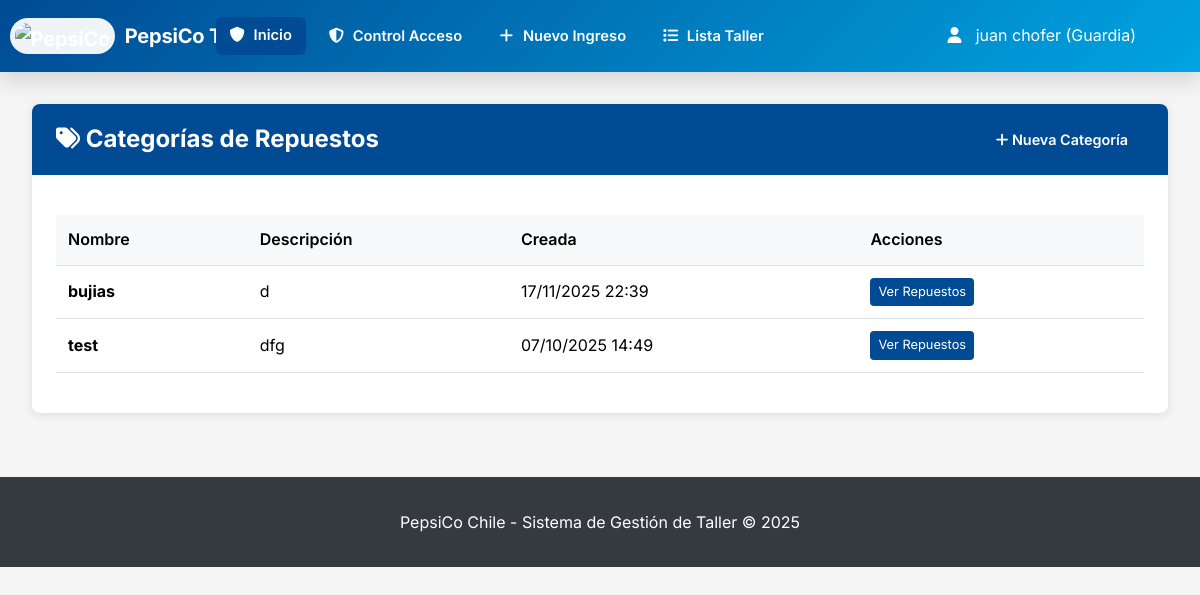
The page /inventario/categorias/ (signed in) on the database its author committed.
### usuarios/models.py (models this page shows, shortened)
class Usuario(AbstractUser):
    ROLES = (
        ('admin', 'Administrador'),
        ('jefe_taller', 'Jefe de Taller'),
        ('mecanico', 'Mecánico'),
        ('chofer', 'Chofer'),
        ('vendedor', 'Vendedor/Preventista'),
        ('guardia', 'Guardia'),
        ('bodeguero', 'Bodeguero'),
        ('ehs', 'EHS'),
        ('recepcionista', 'Recepcionista de Vehículos'),
    )
    rol = models.CharField(max_length=30, choices=ROLES, default='mecanico')
    telefono = models.CharField(max_length=15, blank=True)
    fecha_creacion = models.DateTimeField(auto_now_add=True)
    foto_perfil = models.ImageField(upload_to='perfiles/', blank=True, null=True)

### inventario/models.py (models this page shows, shortened)
class CategoriaRepuesto(models.Model):
    nombre = models.CharField(max_length=100, unique=True)
    descripcion = models.TextField(blank=True)
    fecha_creacion = models.DateTimeField(auto_now_add=True)
    class Meta:
        verbose_name = 'Categoría de Repuesto'
        verbose_name_plural = 'Categorías de Repuestos'

### inventario/views.py (the view)
# urls.py: path('categorias/', views.lista_categorias, name='lista_categorias'),
@login_required
def lista_categorias(request):
    categorias = CategoriaRepuesto.objects.all().order_by('nombre')
    return render(request, 'inventario/lista_categorias.html', {'categorias': categorias})

### templates/inventario/lista_categorias.html (shortened to what this page needs)
{% extends 'base.html' %}
{% block content %}
<div class="card">
    <div class="card-header">
        <h2 style="margin:0;"><i class="fa-solid fa-tags" aria-hidden="true"></i> Categorías de Repuestos</h2>
        <a href="{% url 'crear_categoria' %}" class="btn btn-primary"><i class="fa-solid fa-plus" aria-hidden="true"></i> Nueva Categoría</a>
    </div>
    <div class="card-body">
        {% if categorias %}
        <table class="table">
            <thead>
                <tr>
                    <th>Nombre</th>
                    <th>Descripción</th>
                    <th>Creada</th>
                    <th>Acciones</th>
                </tr>
            </thead>
            <tbody>
                {% for c in categorias %}
                <tr>
                    <td><strong>{{ c.nombre }}</strong></td>
                    <td>{{ c.descripcion|truncatewords:12 }}</td>
                    <td>{{ c.fecha_creacion|date:"d/m/Y H:i" }}</td>
                    <td>
                        <a href="{% url 'lista_repuestos' %}?categoria={{ c.id }}" class="btn btn-sm btn-primary">Ver Repuestos</a>
                    </td>
                </tr>
                {% endfor %}
            </tbody>
        </table>
        {% else %}
        <div style="text-align:center; padding: 2rem; color: #666;">
            <i class="fa-solid fa-tags" style="font-size: 3rem; margin-bottom: 1rem;"></i>
            <h4>No hay categorías registradas</h4>
            <a href="{% url 'crear_categoria' %}" class="btn btn-primary">Crear primera categoría</a>
        </div>
        {% endif %}
    </div>
</div>
{% endblock %}

### templates/base.html (shortened to what this page needs)
<!DOCTYPE html>
<html lang="es">
<head>
    <link rel="stylesheet" href="https://cdnjs.cloudflare.com/ajax/libs/font-awesome/6.4.0/css/all.min.css"
 />
</head>
<body>
    <nav class="navbar">
        <div class="navbar-container">
            <div class="logo">
                <h1><img src="https://i.postimg.cc/jSTv1DJn/instruments-logo-43257843.png" alt="PepsiCo"
                        class="logo-img"> PepsiCo Taller</h1>
            </div>
            {% if user.is_authenticated %}
            <ul class="nav-links" id="navLinks">
                {% if user.rol == 'admin' %}
                <li><a id="inicioBtn" class="btn btn-primary" data-loader="1" href="{% url 'dashboard_admin' %}"
                        title="Dashboard - Administrador"><i class="fa-solid fa-shield-halved"></i>Inicio</a></li>
                {% elif user.rol == 'jefe_taller' %}
                <li><a id="inicioBtn" class="btn btn-primary" data-loader="1" href="{% url 'dashboard_jefe_taller' %}"
                        title="Dashboard - Jefe de Taller"><i class="fa-solid fa-helmet-safety"></i>Inicio</a></li>
                {% elif user.rol == 'mecanico' %}
                <li><a id="inicioBtn" class="btn btn-primary" data-loader="1" href="{% url 'dashboard_mecanico' %}"
                        title="Dashboard - Mecánico"><i class="fa-solid fa-wrench"></i>Inicio</a></li>
                {% elif user.rol == 'chofer' %}
                <li><a id="inicioBtn" class="btn btn-primary" data-loader="1" href="{% url 'dashboard_chofer' %}"
                        title="Dashboard - Chofer"><i class="fa-solid fa-road"></i>Inicio</a></li>
                {% elif user.rol == 'guardia' %}
                <li><a id="inicioBtn" class="btn btn-primary" data-loader="1" href="{% url 'dashboard_guardia' %}"
                        title="Dashboard - Guardia"><i class="fa-solid fa-shield"></i>Inicio</a></li>
                {% elif user.rol == 'ehs' %}
                <li><a id="inicioBtn" class="btn btn-primary" data-loader="1" href="{% url 'dashboard_ehs' %}"
                        title="Dashboard - EHS"><i class="fa-solid fa-user-shield"></i>Inicio</a></li>
                {% else %}
                <li><a id="inicioBtn" href="{% url 'clinica_dashboard' %}" title="Dashboard Principal"><i
                            class="fa-solid fa-road"></i>Inicio</a></li>
                {% endif %}
                {% if user.is_superuser or user.rol == 'admin' %}
                <li class="dropdown shift-right">
                    <a href="#" class="dropdown-toggle btn-mas" title="Más operaciones"><i
                            class="fa-solid fa-ellipsis"></i>Más</a>
                    <div class="dropdown-content">
                        <div class="dropdown-mega">
                            <div class="dropdown-section">
                                <strong><i class="fa-solid fa-car-side"></i>Vehículos</strong>
                                <a href="{% url 'ingreso_vehiculo' %}"><i class="fa-solid fa-plus"></i>Nuevo Ingreso</a>
                                <a href="{% url 'lista_taller' %}"><i class="fa-solid fa-list"></i>Lista Taller</a>
                                <a href="{% url 'gestionar_vehiculos' %}"><i class="fa-solid fa-cog"></i>Gestionar
                                    Vehículos</a>
                            </div>
                            <div class="dropdown-section">
                                <strong><i class="fa-solid fa-chart-bar"></i>Reportes</strong>
                                <a href="{% url 'reporte_productividad' %}"><i
                                        class="fa-solid fa-user-tie"></i>Productividad</a>
                                <a href="{% url 'reporte_tiempos_pausas' %}"><i
                                        class="fa-solid fa-clock"></i>Tiempos</a>
                                <a href="{% url 'reporte_tiempos_taller' %}"><i class="fa-solid fa-road"></i>Tiempos
                                    Taller</a>
                            </div>
                            <div class="dropdown-section">
                                <strong><i class="fa-solid fa-shield-halved"></i>Seguridad</strong>
                                <a href="{% url 'lista_siniestros' %}"><i
                                        class="fa-solid fa-triangle-exclamation"></i>Siniestros</a>
                            </div>
                        </div>
                    </div>
                </li>
                {% else %}
                {% if user.rol == 'guardia' %}
                <li><a href="{% url 'panel_guardia' %}"><i class="fa-solid fa-shield-alt"></i>Control Acceso</a></li>
                {% endif %}
                {% if user.rol == 'guardia' or user.rol == 'recepcionista' or user.rol == 'chofer' %}
                <li><a href="{% url 'ingreso_vehiculo' %}"><i class="fa-solid fa-plus"></i>Nuevo Ingreso</a></li>
                {% endif %}
                {% if user.rol != 'chofer' %}
                <li><a href="{% url 'lista_taller' %}"><i class="fa-solid fa-list"></i>Lista Taller</a></li>
                {% endif %}
                {% endif %}
            </ul>
            <div class="user-info">
                <div class="dropdown align-right">
                    <a href="#" class="dropdown-toggle" style="color: white; text-decoration: none;">
                        <i class="fa-solid fa-user"></i>
                        {% if request.viewing_as_role %}
                        {{ request.original_user.get_full_name|default:request.original_user.username }} ({{
                        request.original_user.get_rol_display }})
                        {% else %}
                        {{ user.get_full_name|default:user.username }} ({{ user.get_rol_display }})
                        {% endif %}
                    </a>
                </div>
            </div>
            {% endif %}
        </div>
    </nav>
    <main class="main-container">
        {% block content %}
        {% endblock %}
    </main>
    <footer style="text-align: center; padding: 2rem; background: var(--dark-gray); color: white; margin-top: 4rem;">
        <p>PepsiCo Chile - Sistema de Gestión de Taller &copy; 2025</p>
    </footer>
</body>
</html>

### templates/base.html (style rules this page uses)
:root { --pepsico-blue: #004B93; --pepsico-red: #D32D27; --pepsico-light-blue: #00A3E0; --light-gray: #f8f9fa; --dark-gray: #343a40; --muted: #6c757d; --glass: rgba(255, 255, 255, 0.06); }
* { margin: 0; padding: 0; box-sizing: border-box; }
body { font-family: 'Inter', 'Segoe UI', Tahoma, Geneva, Verdana, sans-serif; background-color: #f5f5f5; line-height: 1.6; }
.navbar { background: linear-gradient(135deg, var(--pepsico-blue), var(--pepsico-light-blue)); color: white; padding: 1.1rem 0; min-height: 72px; box-shadow: 0 8px 22px rgba(2, 6, 23, 0.14); backdrop-filter: saturate(120%) blur(4px); position: sticky; top: 0; z-index: 1200; transition: transform 0.2s ease, box-shadow 0.2s ease; }
.logo { display: flex; align-items: center; gap: 0.6rem; margin-left: 0; position: absolute; left: 0.6rem; top: 50%; transform: translateY(-50%); white-space: nowrap; }
.navbar-container { max-width: 1200px; margin: 0 auto; display: flex; justify-content: space-between; align-items: center; padding: 0 2rem; padding-left: 14rem; padding-right: 18rem; }
.logo h1 { font-size: 1.25rem; font-weight: 700; letter-spacing: -0.2px; display: flex; align-items: center; gap: 0.6rem; }
.logo-img { height: 2.25rem; width: auto; display: inline-block; border-radius: 4vh; background: rgba(255, 255, 255, 0.932); padding: 5px; }
.nav-links { display: flex; gap: 0.6rem; list-style: none; align-items: center; position: absolute; left: 13.5rem; top: 50%; transform: translateY(-50%); z-index: 1220; }
.nav-links a { color: white; text-decoration: none; padding: 0.45rem 0.85rem; border-radius: 6px; transition: background-color 0.18s, transform 0.12s; font-weight: 600; font-size: 0.92rem; opacity: 0.98; }
.nav-links a i, .dropdown-content a i, .dropdown-section strong i, .dropdown-toggle i { margin-right: 0.55rem; width: 1em; text-align: center; }
.nav-links a i { font-size: 0.95rem; }
.user-info { display: flex; align-items: center; gap: 1rem; color: white; position: absolute; right: 3rem; top: 50%; transform: translateY(-50%); white-space: nowrap; }
.main-container { max-width: 1200px; margin: 2rem auto; padding: 0 2rem; }
.card { background: white; border-radius: 8px; box-shadow: 0 2px 10px rgba(0, 0, 0, 0.1); margin-bottom: 2rem; overflow: hidden; }
.card-header { background: var(--pepsico-blue); color: white; padding: 1rem 1.5rem; font-weight: 600; display: flex; justify-content: space-between; align-items: center; }
.card-body { padding: 1.5rem; }
.btn { padding: 0.5rem 1rem; border: none; border-radius: 4px; cursor: pointer; text-decoration: none; display: inline-block; text-align: center; transition: all 0.3s; font-size: 0.9rem; }
.btn-primary { background: var(--pepsico-blue); color: white; }
.btn-sm { padding: 0.25rem 0.5rem; font-size: 0.8rem; }
.table { width: 100%; border-collapse: collapse; margin: 1rem 0; }
.table th, .table td { padding: 0.75rem; text-align: left; border-bottom: 1px solid #dee2e6; }
.table th { background-color: var(--light-gray); font-weight: 600; }
footer { border-top: 1px solid rgba(255, 255, 255, 0.03); }
.user-info { display: flex; align-items: center; gap: 1rem; color: white; position: absolute; right: 3rem; top: 50%; transform: translateY(-50%); white-space: nowrap; max-width: 260px; overflow: visible; }
.user-info .dropdown-toggle { max-width: 290px; display: inline-block; overflow: hidden; text-overflow: ellipsis; white-space: nowrap; vertical-align: middle; }
.dropdown-toggle { color: white; text-decoration: none; padding: 0.5rem 1rem; border-radius: 4px; transition: background-color 0.3s; display: block; }
.dropdown { position: relative; display: inline-block; }

### rows shown on the page
Usuario: get_full_name "juan chofer", rol "Guardia"
CategoriaRepuesto: nombre "bujias", descripcion "d", fecha_creacion "17/11/2025 22:39"
CategoriaRepuesto: nombre "test", descripcion "dfg", fecha_creacion "07/10/2025 14:49"
